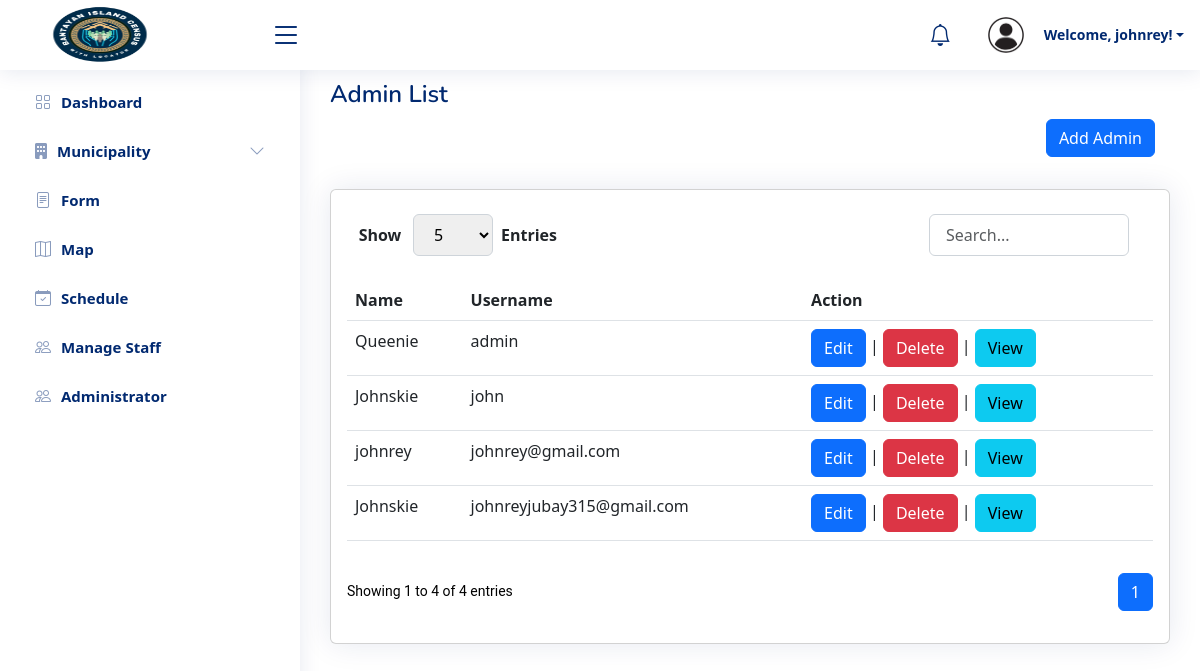
Page /admin/manage-admin.php (signed in) on the committed database.
### tables this page shows
CREATE TABLE `users` (
  `id` int(11) NOT NULL,
  `name` varchar(255) NOT NULL,
  `username` varchar(255) NOT NULL,
  `password` varchar(255) NOT NULL,
  `OTP` varchar(250) NOT NULL
);

### admin/manage-admin.php (the view, shortened to what this page needs)
<?php
include 'header.php';
include '../database/db_connect.php';
$limit = isset($_GET['limit']) ? intval($_GET['limit']) : 10;
$page = isset($_GET['page']) ? intval($_GET['page']) : 1;
$offset = ($page - 1) * $limit;
$total_records_query = "SELECT COUNT(*) as total FROM users";
$total_records_result = $conn->query($total_records_query);
$total_records_row = $total_records_result->fetch_assoc();
$total_records = $total_records_row['total'];
$total_pages = ceil($total_records / $limit);
$sql = "SELECT id, name, username FROM users LIMIT ? OFFSET ?";
$stmt = $conn->prepare($sql);
$stmt->bind_param("ii", $limit, $offset);
if (!$stmt->execute()) {
    die("Error fetching records: " . $stmt->error);
}
$result = $stmt->get_result();
?>
<link rel="stylesheet" href="https://cdnjs.cloudflare.com/ajax/libs/font-awesome/5.15.4/css/all.min.css" />
<link rel="stylesheet" href="https://cdnjs.cloudflare.com/ajax/libs/font-awesome/6.0.0-beta3/css/all.min.css">
<link href="https://cdn.jsdelivr.net/npm/bootstrap@5.3.0-alpha3/dist/css/bootstrap.min.css" rel="stylesheet">
<main id="main" class="main">
  <div class="pagetitle">
    <h1>Admin List</h1>
  </div>
  <div class="container">
    <div class="d-flex justify-content-between align-items-center mb-3">
      <button type="button" class="btn btn-primary" data-bs-toggle="modal" data-bs-target="#exampleModal">
        Add Admin
      </button>
    </div>
  </div>
  <section class="section mt-3">
    <div class="row">
      <div class="col-lg-12">
        <div class="card">
          <div class="card-body">
            <div class="form-groups align-items-center">
              <div class="dropdown-container">
                <label for="entriesSelect">Show</label>
                <select id="entriesSelect" class="form-selects">
                  <option value="5" selected>5</option>
                </select>
                <span><b>Entries</b></span>
              </div>
              <div class="search-container">
                <input type="text" id="searchInput" class="form-control" placeholder="Search...">
              </div>
            </div>
            <table id="adminTable" class="table datatable">
  <thead>
    <tr>
      <th>Name</th>
      <th>Username</th>
      <th>Action</th>
    </tr>
  </thead>
  <tbody>
    <?php
    if ($result->num_rows > 0) {
      while ($row = $result->fetch_assoc()) {
        echo "<tr>";
        echo "<td>" . htmlspecialchars($row['name']) . "</td>";
        echo "<td>" . htmlspecialchars($row['username']) . "</td>";
        echo "<td>
               <button class='btn btn-primary edit-btn' data-id='" . htmlspecialchars($row['id']) . "' data-bs-toggle='modal' data-bs-target='#editModal'>Edit</button> |
                <button class='btn btn-danger delete-btn' data-id='" . htmlspecialchars($row['id']) . "'>Delete</button> |
               <button class='btn btn-info view-btn'
    data-id='" . htmlspecialchars($row['id']) . "'
    data-name='" . htmlspecialchars($row['name']) . "'
    data-username='" . htmlspecialchars($row['username']) . "'
    data-bs-toggle='modal' data-bs-target='#viewModal'>View</button>
              </td>";
        echo "</tr>";
      }
    } else {
      echo "<tr><td colspan='3'>No records found</td></tr>";
    }
    ?>
  </tbody>
</table>
            <div class="pagination-info-wrapper">
              <div class="pagination-info">
                Showing <?php echo $offset + 1; ?> to <?php echo min($offset + $limit, $total_records); ?> of <?php echo $total_records; ?> entries
              </div>
              <div class="pagination-controls">
                <nav aria-label="Page navigation">
                  <ul class="pagination">
                    <?php
                    for ($i = 1; $i <= $total_pages; $i++) {
                      $active = $i == $page ? 'active' : '';
                      echo '<li class="page-item ' . $active . '"><a class="page-link" href="?page=' . $i . '&limit=' . $limit . '">' . $i . '</a></li>';
                    }
                    ?>
                  </ul>
                </nav>
              </div>
            </div>
          </div>
        </div>
      </div>
    </div>
  </section>
</main>
<?php include 'footer.php' ?>

### admin/assets/css/style.css (style rules this page uses)
:root { scroll-behavior: smooth; }
body { font-family: "Open Sans", sans-serif; background: #f6f9ff; color: #444444; }
a { color: #4154f1; text-decoration: none; }
h1, h2, h3, h4, h5, h6 { font-family: "Nunito", sans-serif; }
#main { margin-top: 60px; padding: 20px 30px; transition: all 0.3s; }
.pagetitle { margin-bottom: 10px; }
.pagetitle h1 { font-size: 24px; margin-bottom: 0; font-weight: 600; color: #012970; }
.card { margin-bottom: 30px; border: none; border-radius: 5px; box-shadow: 0px 0 30px rgba(1, 41, 112, 0.1); }
.card-body { padding: 0 20px 20px 20px; }
@media (min-width: 1200px) { #main, #footer { margin-left: 300px; } }

### admin/manage-admin.php (style rules this page uses)
.container { display: flex; justify-content: flex-end; padding: 0 15px; }
.form-groups { display: flex; align-items: center; margin-bottom: 1rem; padding: 0.5rem; }
.form-groups .dropdown-container { display: flex; align-items: center; gap: 0.5rem; }
.form-groups .dropdown-container label { display: inline-block; font-weight: bold; text-align: center; width: 50px; }
.form-selects { border-radius: 0.375rem; border: 1px solid #ced4da; padding: 0.5rem 1rem; font-size: 1rem; transition: border-color 0.15s ease-in-out, box-shadow 0.15s ease-in-out; width: 80px; margin: 0; }
.search-container { margin-left: auto; margin-right: 1rem; display: flex; align-items: center; }
#searchInput { width: 200px; padding: 0.5rem 1rem; border-radius: 0.375rem; border: 1px solid #ced4da; font-size: 1rem; transition: border-color 0.15s ease-in-out, box-shadow 0.15s ease-in-out; }
.pagination-info-wrapper { display: flex; justify-content: space-between; align-items: center; margin-top: 1rem; }
.pagination-info { font-size: 0.875rem; color: black; font-family: 'Roboto', sans-serif; }
.pagination-controls { display: flex; justify-content: flex-end; align-items: center; margin-top: 1rem; }

### rows in the picture
users: name "Queenie", username "admin"
users: name "Johnskie", username "john"
users: name "johnrey", username "johnrey@gmail.com"
users: name "Johnskie", username "johnreyjubay315@gmail.com"

### other values in the picture
$_SESSION['name'] "johnrey"
$offset + 1 "1"
min($offset + $limit, $total_records) "4"
$total_records "4"
